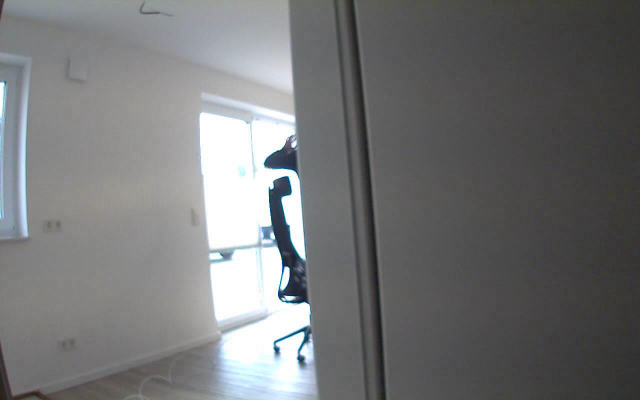
#> input picture frame 4 of v2/Recordings/test1_2020-09-03_16-33-18.avi, 1280 x 800 px, given in place of admin:admin@192.168.8.22:8554, which was not available (shown at 1/2 size)
$ python security_cam.py
#> lines starting #> are read from the running program, lines starting #| are printed output that depends on the picture; pictures that were not available may be replaced by others from this repository, and a replacement may not be noted
"""
SecurityCam: This class is a tester for image processing. With this class the camera should
                work like a security camera and record a video if a movement is tracked.

Requirements:

Links:
    - https://www.pyimagesearch.com/2015/05/25/basic-motion-detection-and-tracking-with-python-and-opencv/

@authors:   Arno Schiller (AS)
@email:     schiller@swms.de
@version:   v0.0.1
@license:   ...

VERSION HISTORY
Version:    (Author) Description:                                           Date:
v0.0.1      (AS) First initialize. ...                                      11.08.2020\n

Attributes:
-----------
recording_name : str
    representative name for clear attribution of the recording
fps : int
    frames per second.
videolength_s : int
    length of the video to record in seconds.
videolength_frames : int
    number of frames used to record video with given length.
max_tries : int
    max number of tries to open camera/VideoWriter.
connection_str : str
    camera url to connect to like: "rtsp://USERNAME:PASSWORD@IP:PORT"
"""
from cv2 import cv2
import imutils
import os
import datetime

class SecurityCam:
    recording_name = "SecurityCam"
    fps = 20
    videolength_s = 10
    videolength_frames = fps * videolength_s
    max_tries = 5
    connection_str = "rtsp://admin:admin@192.168.8.22:8554"
    border_notDetected = 10         # frames to record after motion is not detected anymore
    border_resetFirstFrame = 1200   # every minute
    border_contourArea = 500        # minimum area size to recognize motion

    def __init__(self):
        """
        """
        parentDir_path = os.path.dirname(os.path.realpath(__file__))
        recordsDir_name = "Recordings"
        self.recordsDir_path = os.path.join(parentDir_path, recordsDir_name)
        if not os.path.exists(self.recordsDir_path):
            os.mkdir(self.recordsDir_path)

        # initialize video capture
        self.capture = cv2.VideoCapture(self.connection_str)

        # initialize video writer
        self.frame_width = int(self.capture.get(3))
        self.frame_height = int(self.capture.get(4))

        self.writer = cv2.VideoWriter()

    def generateFilePath(self):
        currentDateTime = datetime.datetime.now()
        self.file_name = "{0}_{1}-{2:02d}-{3:02d}_{4:02d}-{5:02d}-{6:02d}.avi".format(self.recording_name,
                                        currentDateTime.year,
                                        currentDateTime.month,
                                        currentDateTime.day,
                                        currentDateTime.hour,
                                        currentDateTime.minute,
                                        currentDateTime.second)
        return os.path.join(self.recordsDir_path, self.file_name)


    def loop_forever(self):
        firstFrame = None
        notDetectedCounter = self.border_notDetected
        frameCounter = 0
        motionDetected = False

        while True:
            if(self.capture.isOpened()):
                ret, frame = self.capture.read()
#> frame is the input picture: shape (800, 1280, 3); mean B, G, R 118.1, 117, 116.1
                frameCounter += 1
                # text = "Unoccupied"
                if ret == True:

                    # resize the frame, convert it to grayscale, and blur it
                    scaledFrame = imutils.resize(frame, width=500)
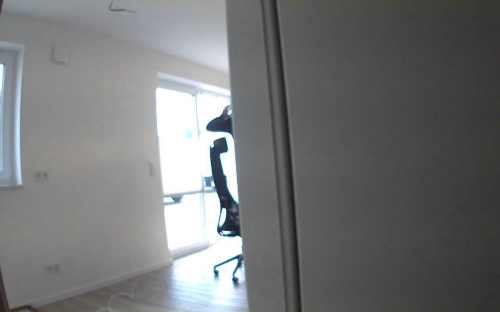
#> scaledFrame: shape (312, 500, 3); mean B, G, R 118.1, 117, 116.1
                    gray = cv2.cvtColor(scaledFrame, cv2.COLOR_BGR2GRAY)
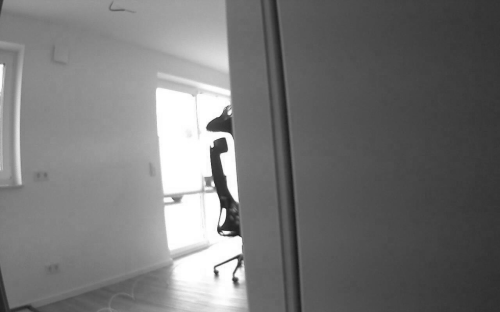
#> gray: shape (312, 500); min 26, max 255, mean 116.9
                    gray = cv2.GaussianBlur(gray, (21, 21), 0)
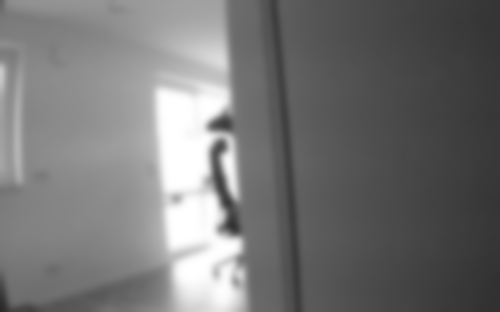
#> gray: shape (312, 500); min 41, max 255, mean 116.9

                    if firstFrame is None:
                        firstFrame = gray
                        continue

                    # compute the absolute difference between the current frame and
                    # first frame
                    frameDelta = cv2.absdiff(firstFrame, gray)
                    thresh = cv2.threshold(frameDelta, 25, 255, cv2.THRESH_BINARY)[1]
                    # dilate the thresholded image to fill in holes, then find contours
                    # on thresholded image
                    thresh = cv2.dilate(thresh, None, iterations=2)
                    cnts = cv2.findContours(thresh.copy(), cv2.RETR_EXTERNAL,
                        cv2.CHAIN_APPROX_SIMPLE)
                    cnts = imutils.grab_contours(cnts)
                    motionDetected = False
                    for c in cnts:
                        if cv2.contourArea(c) > self.border_contourArea:
                            motionDetected = True
                            notDetectedCounter = 0


                    if motionDetected or notDetectedCounter < self.border_notDetected:
                        #print("schreibe Datei")
                        # write frame to output file
                        if not self.writer.isOpened():
                            # setup file writer if is not opened
                            file_path = self.generateFilePath()
                            frame_width = int(self.capture.get(3))
                            frame_height = int(self.capture.get(4))

                            fourcc = cv2.VideoWriter_fourcc('M','J','P','G')
                            self.writer = cv2.VideoWriter(file_path, fourcc, self.fps, (frame_width, frame_height))
                        self.writer.write(frame)
                        notDetectedCounter += 1
                    else:
                        if self.writer.isOpened():
                            self.writer.release()

                        if frameCounter >= self.border_resetFirstFrame:
                            firstFrame = gray
                            frameCounter = 0
                            print("reset")

                    """
                    # loop over the contours
                    for c in cnts:
                        # if the contour is too small, ignore it
                        if cv2.contourArea(c) < 500:#args["min_area"]:
                            continue
                        # compute the bounding box for the contour, draw it on the frame,
                        # and update the text
                        (x, y, w, h) = cv2.boundingRect(c)
                        cv2.rectangle(frame, (x, y), (x + w, y + h), (0, 255, 0), 2)
                        text = "Occupied"

                   # draw the text and timestamp on the frame
                    cv2.putText(frame, "Room Status: {}".format(text), (10, 20),
                        cv2.FONT_HERSHEY_SIMPLEX, 0.5, (0, 0, 255), 2)
                    cv2.putText(frame, datetime.datetime.now().strftime("%A %d %B %Y %I:%M:%S%p"),
                        (10, frame.shape[0] - 10), cv2.FONT_HERSHEY_SIMPLEX, 0.35, (0, 0, 255), 1)
                    # show the frame and record if the user presses a key
                    #"""

                    # Bilder anzeigen

                    cv2.imshow("Security Feed", gray)
                    cv2.imshow("Thresh", thresh)
                    cv2.imshow("Frame Delta", frameDelta)

                    if cv2.waitKey(1) & 0xFF == ord('q'):
                        break

                    # [7 lines of commented-out code are left out]

                else:
                    if not self.capture.isOpened():
                        #self.mqtt.sendProcessMessage(self.user_name, self.mqtt.info_list[self.module_name]["RecordLostConnection"],file=self.file_name)
                        #logging.error("Lost connection to camera.")
                        pass
                    #self.mqtt.sendProcessMessage(self.user_name, self.mqtt.info_list[self.module_name]["RecordFileError"],file=self.file_name)
                    #logging.error("Can not read from VideoCapture.")
                    break
        cv2.destroyAllWindows()

if __name__ == '__main__':
    cam = SecurityCam()
    cam.loop_forever()

$ run again, starting later in the video
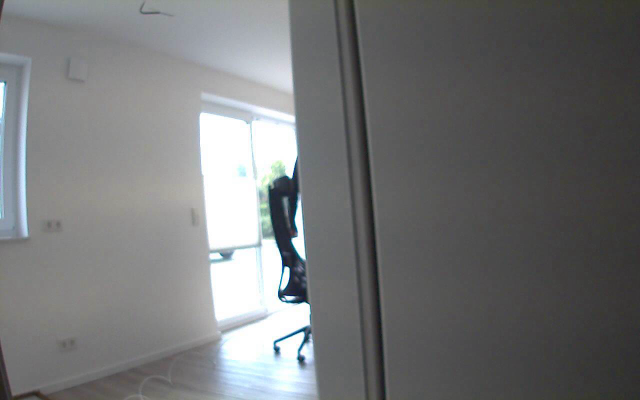
#> input picture frame 18 of v2/Recordings/test1_2020-09-03_16-33-18.avi, 1280 x 800 px, given in place of admin:admin@192.168.8.22:8554, which was not available (shown at 1/2 size)
#> in loop_forever, frame is the input picture: shape (800, 1280, 3); mean B, G, R 116.9, 116.2, 114.8
#> in loop_forever, `scaledFrame = imutils.resize(frame, width=500)`:
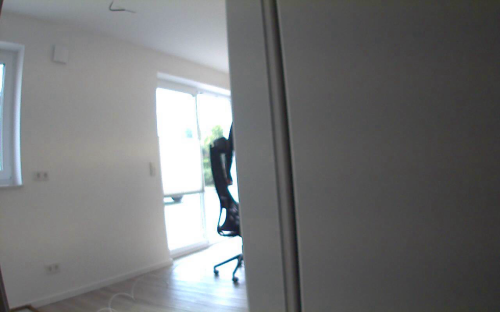
#> scaledFrame: shape (312, 500, 3); mean B, G, R 116.9, 116.2, 114.8
#> in loop_forever, `gray = cv2.GaussianBlur(gray, (21, 21), 0)`:
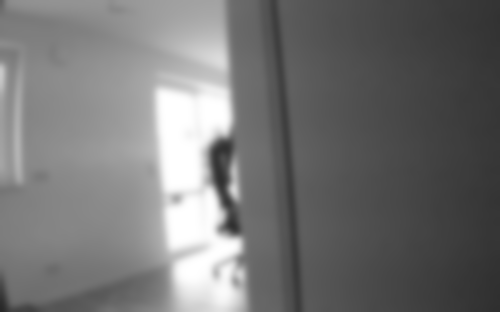
#> gray: shape (312, 500); min 40, max 255, mean 115.8

$ run again, starting later in the video
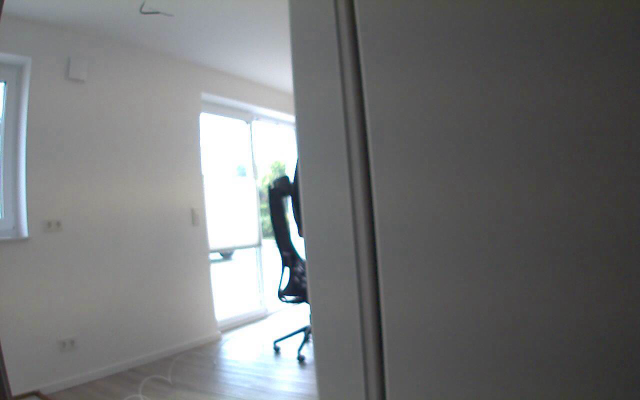
#> input picture frame 32 of v2/Recordings/test1_2020-09-03_16-33-18.avi, 1280 x 800 px, given in place of admin:admin@192.168.8.22:8554, which was not available (shown at 1/2 size)
#> in loop_forever, frame is the input picture: shape (800, 1280, 3); mean B, G, R 116.9, 116.3, 114.9
#> in loop_forever, `scaledFrame = imutils.resize(frame, width=500)`:
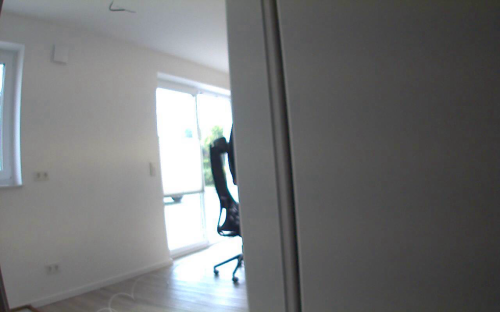
#> scaledFrame: shape (312, 500, 3); mean B, G, R 116.9, 116.3, 114.9
#> in loop_forever, `gray = cv2.GaussianBlur(gray, (21, 21), 0)`:
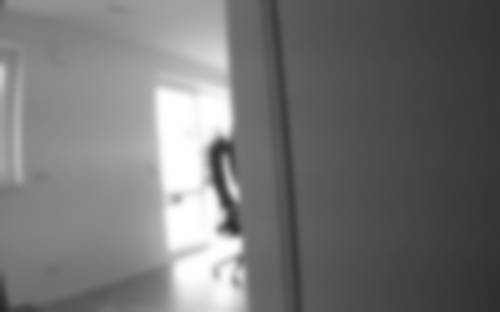
#> gray: shape (312, 500); min 40, max 255, mean 115.9
